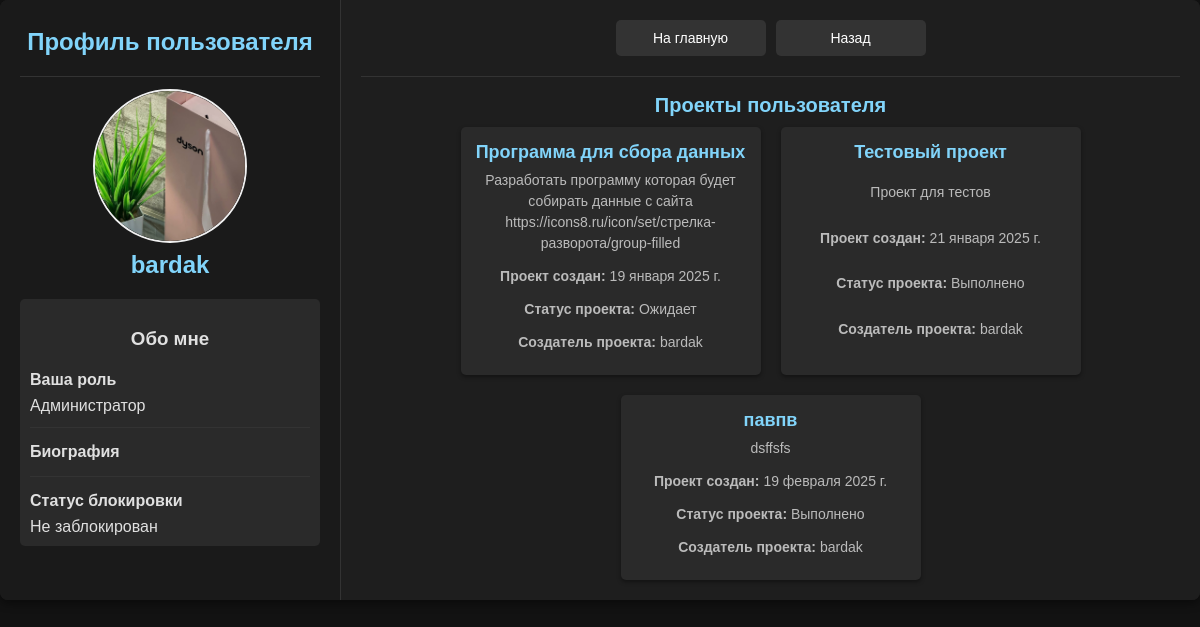
The page /admin_panel/1/ (signed in) on the database its author committed.
### scp/models.py (models this page shows, shortened)
class Profile(models.Model):
    puser = models.OneToOneField(User, on_delete=models.CASCADE, related_name='profile', unique=True)
    bio = models.TextField(blank=True, null=True)
    avatar = models.ImageField(upload_to='./profile_avatars/', blank=True, null=True, default='./default/no_avatar.png')
    role = models.CharField(max_length=50, blank=True, choices=Role.ROLE_CHOICES, default='Исполнитель')
    account = models.BooleanField(default=False)  # Это поле отвечает за статус пользователя
    contacts = models.TextField(default='Контакты не указаны')
    status = models.CharField(max_length=50, choices=Status.BLACKLIST_CHOICES, default='Не заблокирован')
    telegram_url = models.URLField(max_length=255, blank=True, null=True, verbose_name='Telegram')
    github_url = models.URLField(max_length=255, blank=True, null=True, verbose_name='GitHub')

class Project(models.Model):
    title = models.CharField(max_length=100, verbose_name='Название проекта')
    description = models.TextField(verbose_name='Описание проекта')
    language = models.CharField(max_length=50, choices=Language.LANGUAGE_CHOICES, verbose_name='Язык программирования',default='Не указан')
    status = models.CharField(max_length=50,choices=Status.STATUS_CHOICES, verbose_name="Статус",default='Ожидает')
    owner = models.ForeignKey(User, on_delete=models.CASCADE,related_name='p_owner')
    participants = models.ManyToManyField(User, blank=True, related_name='p_participants')
    created_at = models.DateField(auto_now_add=True)
    complexity = models.CharField(max_length=100 ,choices=Status.PRIORITY_CHOICES, verbose_name="Сложность", default='Не указан')

### scp/views.py (the view)
# urls.py: path('admin_panel/<int:user_id>/', views.admin_panel, name='admin_panel'), # Панель администратора
@login_required
def admin_panel(request, user_id):
    profiles = get_object_or_404(Profile, puser = user_id)
    projects = Project.objects.filter(owner = user_id)
    return render(request, 'scp/admin_panel.html', {'profile':profiles, 'projects':projects})

### scp/templates/scp/admin_panel.html (shortened to what this page needs)
{% load static %}
<!DOCTYPE html>
<html lang="ru">
<head>
    <link href="{% static 'scp/css/profile.css' %}" rel="stylesheet"/>
</head>
<body>
    <div class="container">
        <div class="left-container">
            <h1>Профиль пользователя</h1>
            <hr>
            {% if profile.avatar %}
                <div class="avatar-container">
                    <img src="{{ profile.avatar.url }}" alt="Profile Image" class="avatar"/>
                </div>
            {% else %}
                <p class="no-avatar">Нет загруженной аватарки.</p>
            {% endif %}
            <h1>{{ profile.puser }}</h1>
            <div class="profile-info">
                <h3>Обо мне</h3>
                <p><strong>Ваша роль</strong></p>
                {{ profile.role }}
                <hr>
                <p><strong>Биография</strong></p>
                <hr>
                <p><strong>Статус блокировки</strong></p>
                {{ profile.status }}
            </div>
        </div>
        <div class="right-container">
            <div class="button-form">
                <form method="post" action="{% url 'home' %}">
                    <button type="submit">На главную</button>
                </form>
                <button onclick="history.back()">Назад</button>
            </div>
            <hr>
            <div class="title-project">
                <h2>Проекты пользователя</h2>
            </div>
            <div class="projects-container">
                {% for project in projects %}
                    <form method="post" action="{% url 'info_project' project.id %}">
                        <button type="submit" class="project-btn">
                            <h3>{{ project.title }}</h3>
                            <p>{{ project.description }}</p>
                            <p><strong>Проект создан:</strong> {{ project.created_at }}</p>
                            <p><strong>Статус проекта:</strong> {{ project.status }}</p>
                            <p><strong>Создатель проекта:</strong> {{ project.owner }}</p>
                        </button>
                    </form>
                {% empty %}
                    <p class="empty">Проекты отсутствуют</p>
                {% endfor %}
            </div>
        </div>
    </div>
</body>
</html>

### scp/static/scp/css/profile.css (style rules this page uses)
body { margin: 0; font-family: Arial, sans-serif; background-color: #121212; color: #e0e0e0; display: flex; flex-direction: column; height: 100%; padding: 0; overflow-x: hidden; }
.container { display: flex; flex: 1; width: 100%; background: #1e1e1e; box-shadow: 0 4px 8px rgba(0, 0, 0, 0.4); border-radius: 8px; overflow: hidden; margin: 0 auto; box-sizing: border-box; }
.left-container { flex: 1; max-width: 300px; padding: 20px; background: #1a1a1a; border-right: 1px solid #333; overflow-y: auto; }
.right-container { flex: 2; padding: 20px; background: #1e1e1e; overflow-y: auto; }
h1 { font-size: 24px; margin-top: 8px; margin-bottom: 20px; color: #81d4fa; text-align: center; }
h2 { text-align: center; font-size: 20px; color: #81d4fa; margin-bottom: 10px; }
p { margin: 8px 0; line-height: 1.5; color: #e0e0e0; }
.avatar-container { width: 150px; height: 150px; border-radius: 50%; overflow: hidden; border: 2px solid #f0f0f0; display: flex; justify-content: center; align-items: center; margin: 0 auto; }
.avatar { width: 100%; height: 100%; object-fit: cover; }
.profile-info { align-items: center; margin-top: 5px; background: #2a2a2a; padding: 10px; border-radius: 5px; }
.profile-info p { display: flex; word-wrap: break-word; white-space: pre-wrap; margin: 5px 0; color: #e0e0e0; }
.profile-info h3 { text-align: center; }
.button-form { display: flex; flex-wrap: wrap; flex-direction: row; gap: 10px; justify-content: center; margin-bottom: 20px; }
.button-form button { width: 150px; flex: 0 1 auto; padding: 10px 15px; border: none; border-radius: 5px; background-color: #333; color: white; cursor: pointer; font-size: 14px; transition: background 0.3s; text-align: center; align-items: center; transition: transform 0.3s ease; }
hr { margin: 12px 0; border: none; border-top: 1px solid #333; }
.projects-container { display: flex; flex-wrap: wrap; gap: 20px; justify-content: center; }
.project-btn { display: grid; flex-wrap: wrap; width: 300px; height: 100%; text-align: center; background: #2a2a2a; padding: 15px; border: none; border-radius: 5px; box-shadow: 0 2px 4px rgba(0, 0, 0, 0.4); transition: background 0.3s; color: #e0e0e0; cursor: pointer; margin-bottom: 10px; transition: transform 0.3s ease; }
.project-btn h3 { margin: 0; font-size: 18px; color: #81d4fa; }
.project-btn p { margin: 5px 0; font-size: 14px; color: #bbbbbb; overflow: hidden; word-wrap: break-word; }

### rows shown on the page
Profile: avatar (picture), puser "bardak", role "Администратор", status "Не заблокирован"
Project: title "Программа для сбора данных", description "Разработать программу которая будет собирать данные с сайта https://icons8.ru/icon/set/стрелка-разворота/group-filled", created_at "19 января 2025 г.", status "Ожидает", owner "bardak"
Project: title "Тестовый проект", description "Проект для тестов", created_at "21 января 2025 г.", status "Выполнено", owner "bardak"
Project: title "павпв", description "dsffsfs", created_at "19 февраля 2025 г.", status "Выполнено", owner "bardak"
